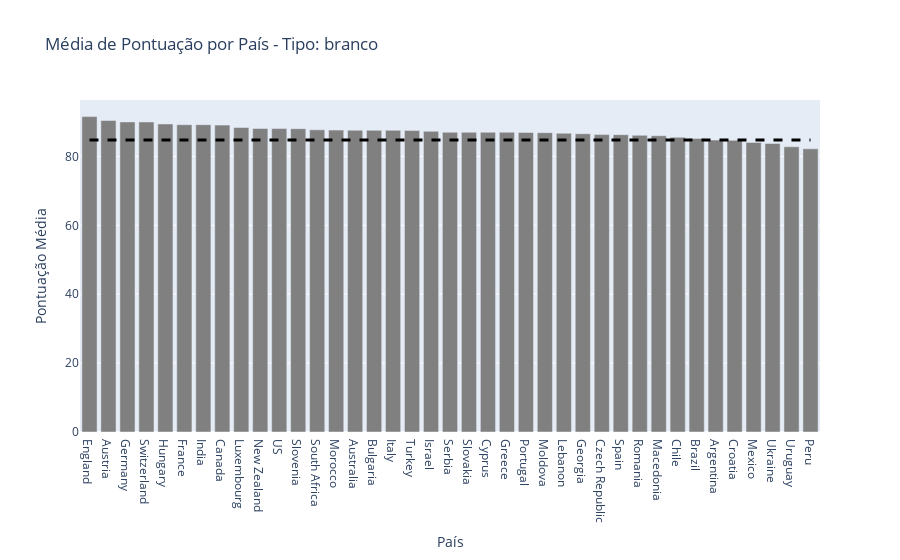
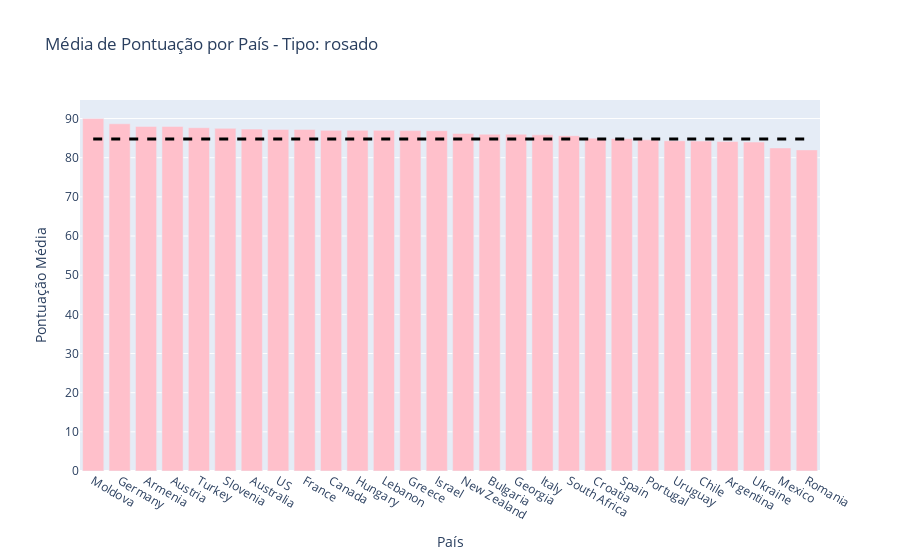
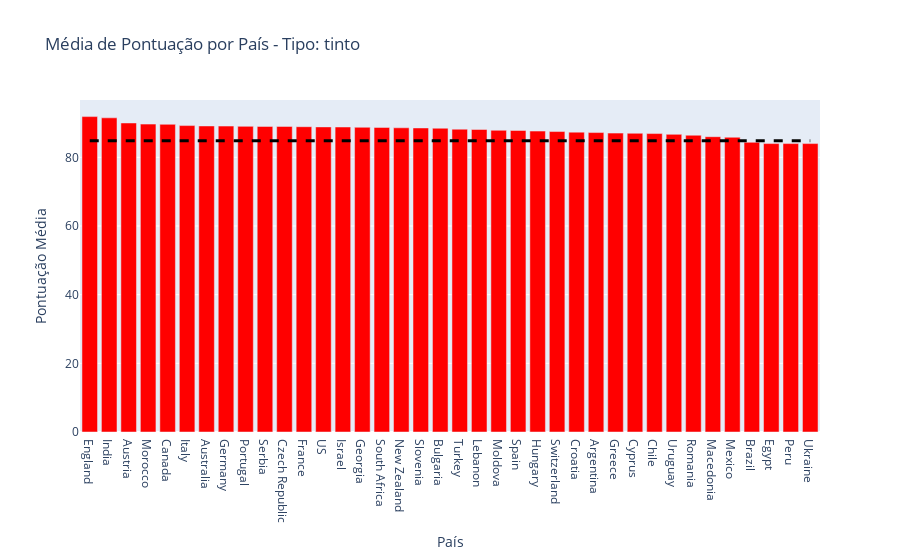

The cell these charts' notebook holds for them, in order:
### Code cell
import plotly.graph_objects as go

# Ordenar o DataFrame por tipo, média e país, com points em ordem decrescente
grouped_df = grouped_df.sort_values(by=['tipo', 'points', 'country'], ascending=[True, False, True])

# Criar os gráficos de barra separados
figs = []

# Definir as cores para cada tipo de vinho
colors = {'tinto': 'red', 'branco': 'grey', 'rosado': 'pink'}

# Encontrar a pontuação média do país "Brazil"
brazil_mean_points = grouped_df[(grouped_df['country'] == 'Brazil')]['points'].mean()

# Gerar um gráfico de barra para cada tipo de vinho
for tipo in grouped_df['tipo'].unique():
    data = grouped_df[grouped_df['tipo'] == tipo]
    data = data.sort_values(by='points', ascending=False)

    # Criar a figura para o tipo de vinho atual
    fig = go.Figure()

    # Adicionar um trace de barra para o tipo de vinho atual
    fig.add_trace(go.Bar(x=data['country'], y=data['points'], name=tipo, marker_color=colors[tipo]))

    # Adicionar uma linha horizontal tracejada no valor da pontuação média do país "Brazil"
    fig.add_shape(
        type='line',
        x0=data['country'].iloc[0],
        x1=data['country'].iloc[-1],
        y0=brazil_mean_points,
        y1=brazil_mean_points,
        line=dict(color='black', width=3, dash='dash')
    )

    # Configurar o layout do gráfico atual
    fig.update_layout(
        title=f'Média de Pontuação por País - Tipo: {tipo}',
        xaxis=dict(title='País'),
        yaxis=dict(title='Pontuação Média'),
        barmode='group'
    )

    figs.append(fig)

# Exibir os gráficos separadamente, um abaixo do outro
for fig in figs:
    fig.show()

### Figure 1 — Plotly figure (JSON) as saved in the notebook; plotly's stock layout.template omitted (floating-point values rounded to 4 significant figures)
{"data": [{"marker": {"color": "grey"}, "name": "branco", "type": "bar", "x": ["England", "Austria", "Germany", "Switzerland", "Hungary", "France", "India", "Canada", "Luxembourg", "New Zealand", "US", "Slovenia", "South Africa", "Morocco", "Australia", "Bulgaria", "Italy", "Turkey", "Israel", "Serbia", "Slovakia", "Cyprus", "Greece", "Portugal", "Moldova", "Lebanon", "Georgia", "Czech Republic", "Spain", "Romania", "Macedonia", "Chile", "Brazil", "Argentina", "Croatia", "Mexico", "Ukraine", "Uruguay", "Peru"], "y": [91.55, 90.41, 90.01, 90, 89.42, 89.2, 89.2, 89.08, 88.4, 88.11, 88.07, 88.06, 87.71, 87.64, 87.58, 87.56, 87.56, 87.5, 87.28, 87, 87, 87, 87, 86.96, 86.89, 86.73, 86.58, 86.33, 86.31, 86.12, 86, 85.55, 85.22, 84.74, 84.67, 84.05, 83.75, 82.8, 82.2]}], "layout": {"barmode": "group", "shapes": [{"line": {"color": "black", "dash": "dash", "width": 3}, "type": "line", "x0": "England", "x1": "Peru", "y0": 84.8, "y1": 84.8}], "title": {"text": "Média de Pontuação por País - Tipo: branco"}, "xaxis": {"title": {"text": "País"}}, "yaxis": {"title": {"text": "Pontuação Média"}}}}

### Figure 2 — Plotly figure (JSON) as saved in the notebook; plotly's stock layout.template omitted (floating-point values rounded to 4 significant figures)
{"data": [{"marker": {"color": "pink"}, "name": "rosado", "type": "bar", "x": ["Moldova", "Germany", "Armenia", "Austria", "Turkey", "Slovenia", "Australia", "US", "France", "Canada", "Hungary", "Lebanon", "Greece", "Israel", "New Zealand", "Bulgaria", "Georgia", "Italy", "South Africa", "Croatia", "Spain", "Portugal", "Uruguay", "Chile", "Argentina", "Ukraine", "Mexico", "Romania"], "y": [90, 88.67, 88, 88, 87.67, 87.5, 87.3, 87.23, 87.22, 87, 87, 87, 86.92, 86.91, 86.2, 86, 86, 85.84, 85.63, 85, 84.85, 84.56, 84.33, 84.25, 84.13, 84, 82.5, 82]}], "layout": {"barmode": "group", "shapes": [{"line": {"color": "black", "dash": "dash", "width": 3}, "type": "line", "x0": "Moldova", "x1": "Romania", "y0": 84.8, "y1": 84.8}], "title": {"text": "Média de Pontuação por País - Tipo: rosado"}, "xaxis": {"title": {"text": "País"}}, "yaxis": {"title": {"text": "Pontuação Média"}}}}

### Figure 3 — Plotly figure (JSON) as saved in the notebook; plotly's stock layout.template omitted (floating-point values rounded to 4 significant figures)
{"data": [{"marker": {"color": "red"}, "name": "tinto", "type": "bar", "x": ["England", "India", "Austria", "Morocco", "Canada", "Italy", "Australia", "Germany", "Portugal", "Serbia", "Czech Republic", "France", "US", "Israel", "Georgia", "South Africa", "New Zealand", "Slovenia", "Bulgaria", "Turkey", "Lebanon", "Moldova", "Spain", "Hungary", "Switzerland", "Croatia", "Argentina", "Greece", "Cyprus", "Chile", "Uruguay", "Romania", "Macedonia", "Mexico", "Brazil", "Egypt", "Peru", "Ukraine"], "y": [91.86, 91.5, 90, 89.67, 89.61, 89.24, 89.13, 89.1, 89.02, 89, 89, 88.91, 88.86, 88.82, 88.75, 88.71, 88.6, 88.55, 88.47, 88.19, 88.12, 87.87, 87.83, 87.64, 87.5, 87.33, 87.21, 87.05, 87, 86.91, 86.69, 86.43, 86, 85.85, 84.37, 84, 84, 84]}], "layout": {"barmode": "group", "shapes": [{"line": {"color": "black", "dash": "dash", "width": 3}, "type": "line", "x0": "England", "x1": "Ukraine", "y0": 84.8, "y1": 84.8}], "title": {"text": "Média de Pontuação por País - Tipo: tinto"}, "xaxis": {"title": {"text": "País"}}, "yaxis": {"title": {"text": "Pontuação Média"}}}}
